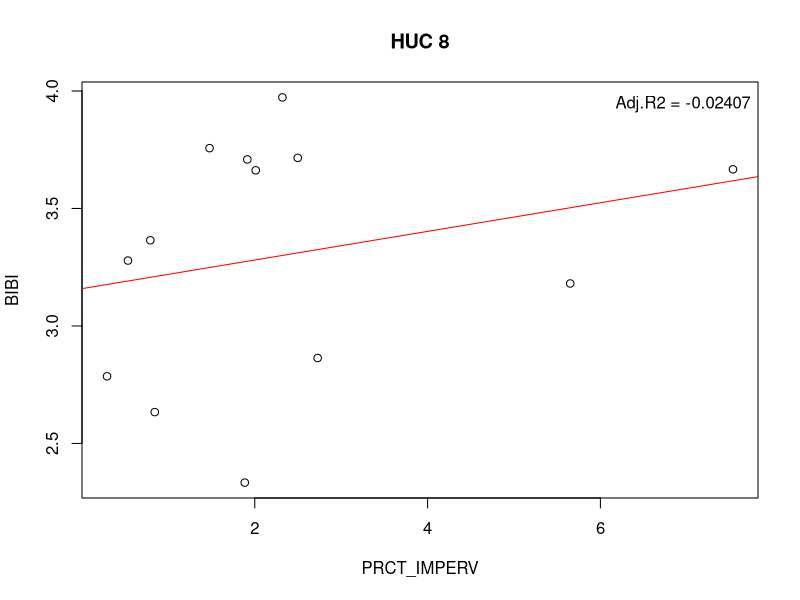
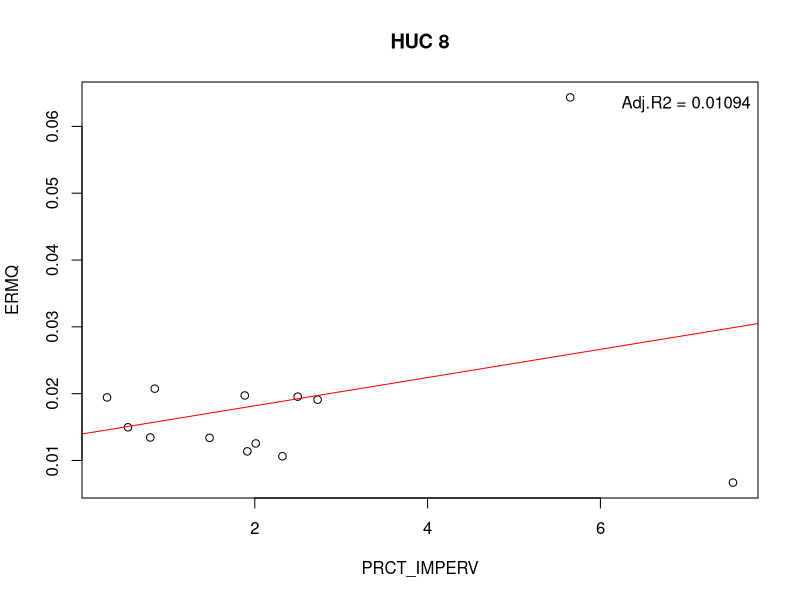
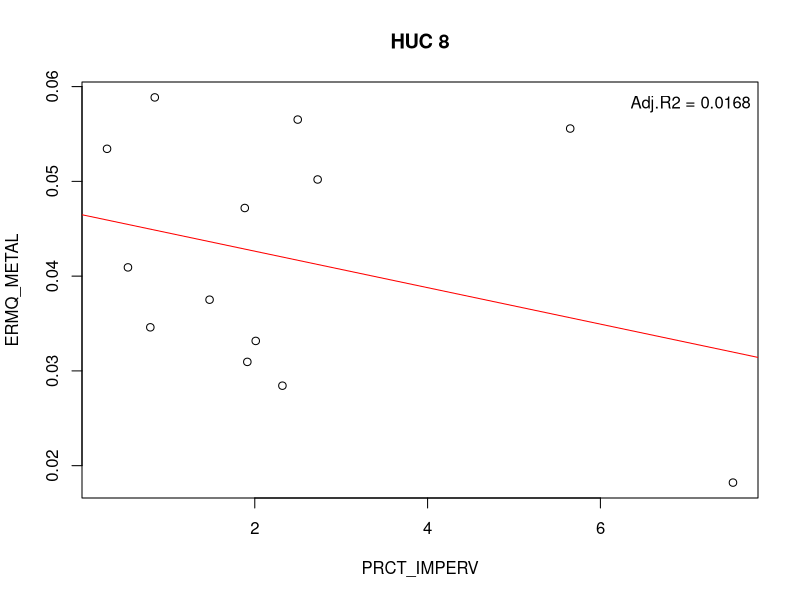
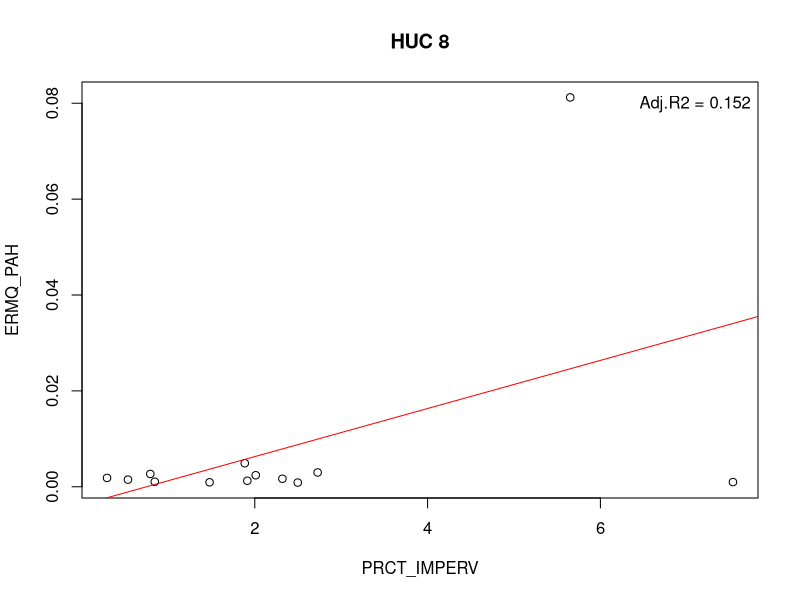
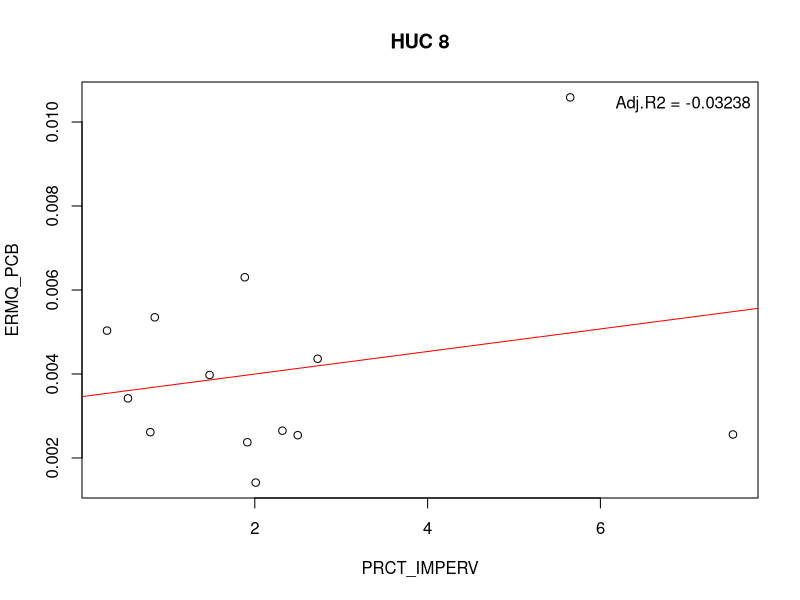
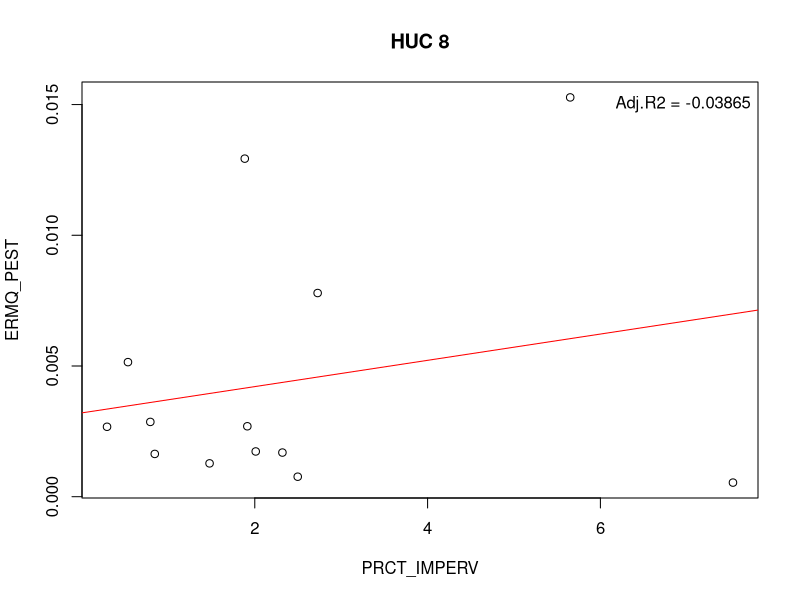
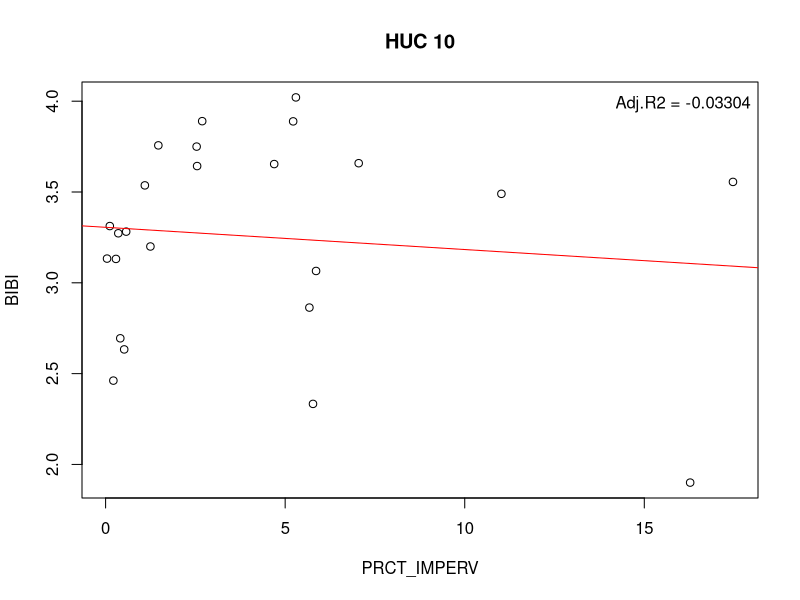
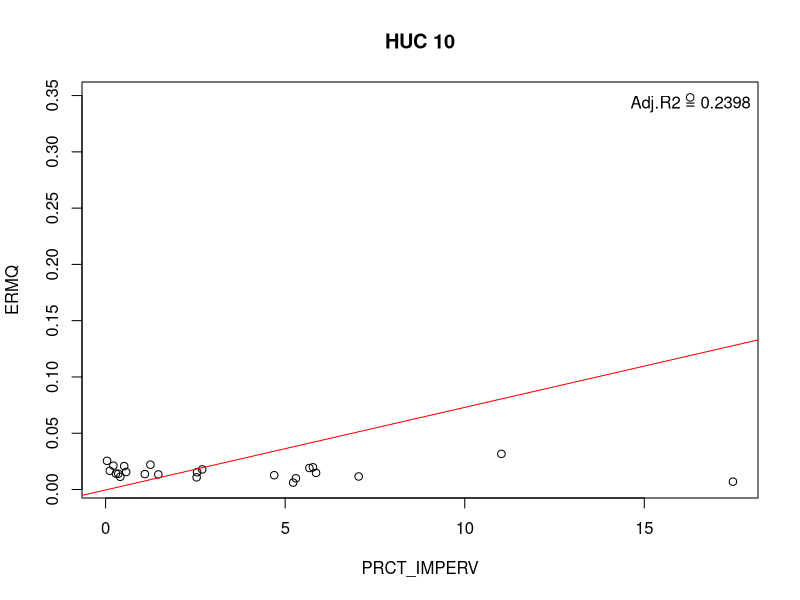

Write R code to recreate these figures, in order.
## ---- chunk 1
library(dplyr)
library(tidyr)
## ---- chunk 2
#import data, creating categories for open water sites (ow), tidal creek sites (tc), and all sites (all)

scecap_watershed_all <- read.csv("../data/watershed_env_data.csv")
scecap_watershed_ow  <- read.csv("../output/watershed_env_data_openwater.csv")
scecap_watershed_tc  <- read.csv("../output/watershed_env_data_tidalcreek.csv")
impervious <- read.csv("../data/impervious_prct_cover.csv")

#subset impervious data (most recent year, upland cat = 2) 

impervious_subset <- filter(impervious, YEAR == 2011, UPLAND == 2)

#join environmental data with impervious cover

scecap_imperv_join_all <- full_join(scecap_watershed_all, impervious_subset, by = "HUC_ID")
scecap_imperv_join_ow <- full_join(scecap_watershed_ow, impervious_subset, by = "HUC_ID")
scecap_imperv_join_tc <- full_join(scecap_watershed_tc, impervious_subset, by = "HUC_ID")

#remove HUCs w/ less than 3 stations

scecap_imperv_join_all <- filter(scecap_imperv_join_all, NUMBER_STATIONS >2)
scecap_imperv_join_ow <- filter(scecap_imperv_join_ow, NUMBER_STATIONS >2)
scecap_imperv_join_tc <- filter(scecap_imperv_join_tc, NUMBER_STATIONS >2)

#separate data by HUC digit

scecap_imperv_huc08_all <- filter(scecap_imperv_join_all, HUC_DIGITS.x == 8)
scecap_imperv_huc10_all <- filter(scecap_imperv_join_all, HUC_DIGITS.x == 10)
scecap_imperv_huc12_all <- filter(scecap_imperv_join_all, HUC_DIGITS.x == 12)
scecap_imperv_huc14_all <- filter(scecap_imperv_join_all, HUC_DIGITS.x == 14)

scecap_imperv_huc08_ow <- filter(scecap_imperv_join_ow, HUC_DIGITS.x == 8)
scecap_imperv_huc10_ow <- filter(scecap_imperv_join_ow, HUC_DIGITS.x == 10)
scecap_imperv_huc12_ow <- filter(scecap_imperv_join_ow, HUC_DIGITS.x == 12)
scecap_imperv_huc14_ow <- filter(scecap_imperv_join_ow, HUC_DIGITS.x == 14)

scecap_imperv_huc08_tc <- filter(scecap_imperv_join_tc, HUC_DIGITS.x == 8)
scecap_imperv_huc10_tc <- filter(scecap_imperv_join_tc, HUC_DIGITS.x == 10)
scecap_imperv_huc12_tc <- filter(scecap_imperv_join_tc, HUC_DIGITS.x == 12)
scecap_imperv_huc14_tc <- filter(scecap_imperv_join_tc, HUC_DIGITS.x == 14)
## ---- chunk 3
#build function that plots linear model between impervious cover (x) and environmental response (y)

scecap_scatterplot <- function(x) 
  
  {
  for(i in 5:10)  
    {
    lm_xy <- lm((x[,i]) ~ (x[,14]))
    lm_xy_sum <- summary(lm_xy)
    rsqr <- lm_xy_sum$adj.r.squared
    plot((x[,i]) ~ (x[,14]), main = paste("HUC", x[1,3]), xlab = colnames(x[14]), ylab = colnames(x[i]))
    abline(lm_xy, col = 'red')
    legend("topright", bty="n", legend=paste("Adj.R2 =", format(rsqr, digits=4)))
    }
  }

#run function for each watershed category
scecap_scatterplot(scecap_imperv_huc08_all)
scecap_scatterplot(scecap_imperv_huc10_all)
scecap_scatterplot(scecap_imperv_huc12_all)
scecap_scatterplot(scecap_imperv_huc14_all)

scecap_scatterplot(scecap_imperv_huc08_ow)
scecap_scatterplot(scecap_imperv_huc10_ow)
scecap_scatterplot(scecap_imperv_huc12_ow)
scecap_scatterplot(scecap_imperv_huc14_ow)

scecap_scatterplot(scecap_imperv_huc08_tc)
scecap_scatterplot(scecap_imperv_huc10_tc)
scecap_scatterplot(scecap_imperv_huc12_tc)
scecap_scatterplot(scecap_imperv_huc14_tc)
